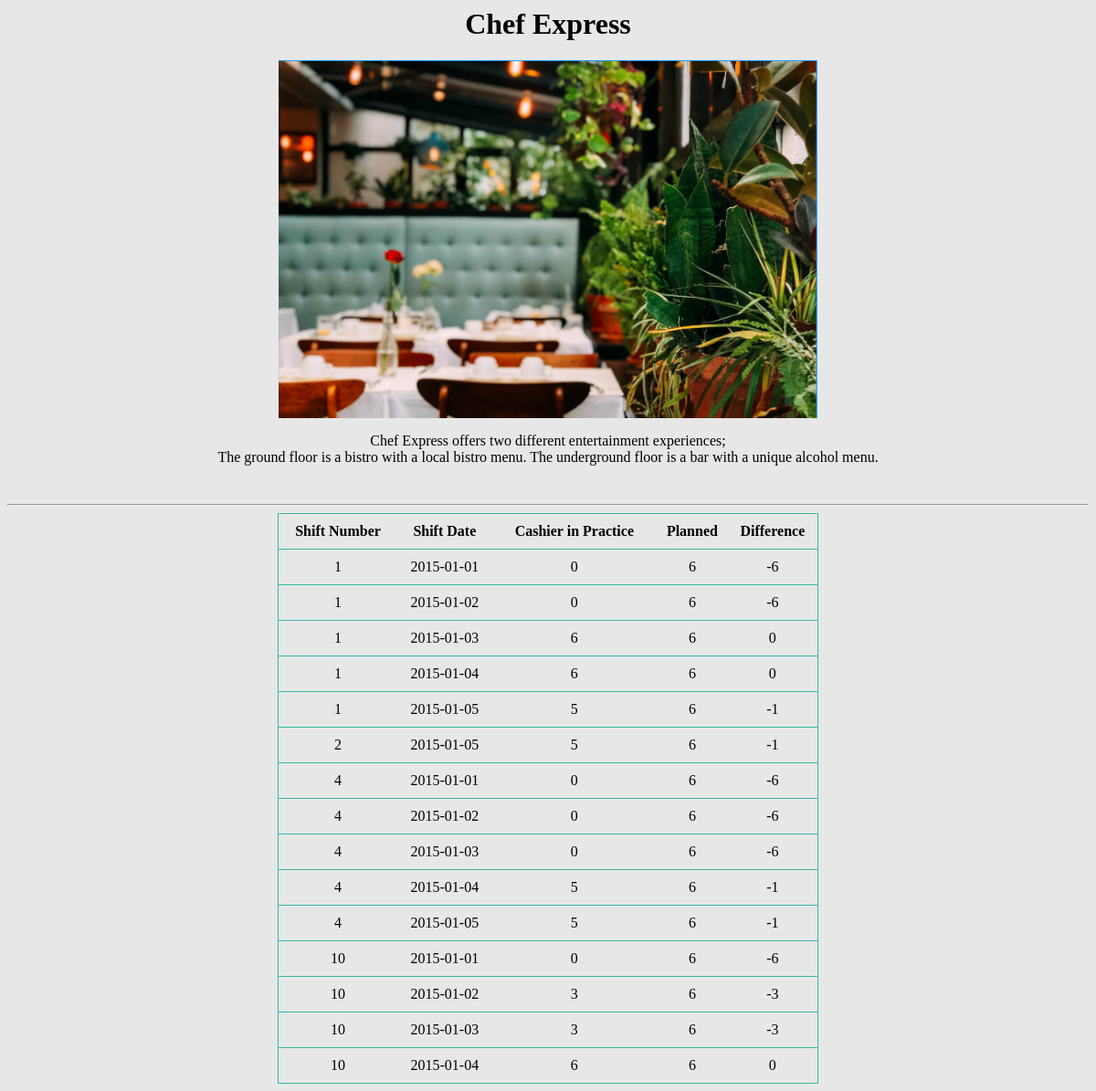
The app's page /page_frame_default.php with its own data.
### tables this page shows
CREATE TABLE ShiftInDate (
	ShiftNum INT,
	ShiftDate DATE,
	StartingTime TIME,
	EndingTime TIME,
	ChefNum INT NOT NULL,
	ManagerNum INT NOT NULL,
	PRIMARY KEY (ShiftNum, ShiftDate),
	FOREIGN KEY (ShiftNum)
		REFERENCES Shift (ShiftNum)
			ON DELETE CASCADE,
	FOREIGN KEY (ChefNum) REFERENCES Chef (EmployeeNum),
	FOREIGN KEY (ManagerNum) REFERENCES Manager (EmployeeNum)
);

CREATE TABLE Shift (
	ShiftNum INT PRIMARY KEY,
	ShiftDesc VARCHAR(100),
	NumOfCashiers INT NOT NULL,
	NumOfCooks INT NOT NULL
);

### page_frame_default.php (the view, shortened to what this page needs)
<html>
<head>
<link rel="stylesheet" href="styles.css">
</head>
<body class="center">
    <center>
        <h1>
            Chef Express
        </h1>
        <img src="Capture.PNG" height="50%">
        <p>
            Chef Express offers two different entertainment experiences; <br>
            The ground floor is a bistro with a local bistro menu.
            The underground floor is a bar with a unique alcohol menu.
        </p>
        <br>
        <hr>
            <table class="ui basic table">
                <tr>
                    <th>Shift Number</th>
                    <th>Shift Date</th>
                    <th>Cashier in Practice </th>
                    <th>Planned</th>
                    <th>Difference</th>
                </tr>
            <?php
            $conn=mysqli_connect('localhost', 'root', '','chefexpress');
            $sql="SELECT sd.ShiftNum, sd.ShiftDate, COUNT(cs.ShiftNum) as CashiersInShifts, s.NumOfCashiers, (COUNT(cs.ShiftNum) -  s.NumOfCashiers) AS The_Difference
                    FROM ShiftInDate sd LEFT OUTER JOIN CashiersInShifts cs  ON sd.ShiftNum = cs.ShiftNum and
                     sd.ShiftDate = cs.ShiftDate INNER JOIN Shift s ON sd.ShiftNum = s.ShiftNum
                    WHERE (sd.ShiftDate BETWEEN '2015-01-01' AND '2015-01-05')
                    GROUP BY sd.ShiftNum, sd.ShiftDate, s.NumOfCashiers ";
            $rs=mysqli_query($conn,$sql);
            while($row = mysqli_fetch_array($rs))
            {
                echo "<tr><td>";
                echo $row['ShiftNum'] . "</td> <td>" . $row['ShiftDate'] . "</td> <td>". $row['CashiersInShifts']. "</td> <td>". $row['NumOfCashiers']. "</td> <td>". $row['The_Difference'];
                echo "</td></tr>";
            }
            ?>
        </table>
    </center>
</body>
</html>

### styles.css (style rules this page uses)
body.center { font-family: cursive; background-color:rgb(231, 231, 231); }
table { background-color: rgb(231, 231, 231); margin-left:auto; margin-right:auto; color: black; text-align: center; word-spacing: normal; border: 1px solid rgb(53, 184, 162); border-collapse: collapse; width: 50%; }
th, td { border-bottom: 1px solid rgb(53, 184, 162); color: black; text-align: center; word-spacing: normal; padding: 10px 0; }

### records on screen
shiftindate: ShiftNum "1", ShiftDate "2015-01-01", CashiersInShifts "0", ShiftNum.NumOfCashiers "6", The_Difference "-6"
shiftindate: ShiftNum "1", ShiftDate "2015-01-02", CashiersInShifts "0", ShiftNum.NumOfCashiers "6", The_Difference "-6"
shiftindate: ShiftNum "1", ShiftDate "2015-01-03", CashiersInShifts "6", ShiftNum.NumOfCashiers "6", The_Difference "0"
shiftindate: ShiftNum "1", ShiftDate "2015-01-04", CashiersInShifts "6", ShiftNum.NumOfCashiers "6", The_Difference "0"
shiftindate: ShiftNum "1", ShiftDate "2015-01-05", CashiersInShifts "5", ShiftNum.NumOfCashiers "6", The_Difference "-1"
shiftindate: ShiftNum "2", ShiftDate "2015-01-05", CashiersInShifts "5", ShiftNum.NumOfCashiers "6", The_Difference "-1"
shiftindate: ShiftNum "4", ShiftDate "2015-01-01", CashiersInShifts "0", ShiftNum.NumOfCashiers "6", The_Difference "-6"
shiftindate: ShiftNum "4", ShiftDate "2015-01-02", CashiersInShifts "0", ShiftNum.NumOfCashiers "6", The_Difference "-6"
shiftindate: ShiftNum "4", ShiftDate "2015-01-03", CashiersInShifts "0", ShiftNum.NumOfCashiers "6", The_Difference "-6"
shiftindate: ShiftNum "4", ShiftDate "2015-01-04", CashiersInShifts "5", ShiftNum.NumOfCashiers "6", The_Difference "-1"
shiftindate: ShiftNum "4", ShiftDate "2015-01-05", CashiersInShifts "5", ShiftNum.NumOfCashiers "6", The_Difference "-1"
shiftindate: ShiftNum "10", ShiftDate "2015-01-01", CashiersInShifts "0", ShiftNum.NumOfCashiers "6", The_Difference "-6"
shiftindate: ShiftNum "10", ShiftDate "2015-01-02", CashiersInShifts "3", ShiftNum.NumOfCashiers "6", The_Difference "-3"
shiftindate: ShiftNum "10", ShiftDate "2015-01-03", CashiersInShifts "3", ShiftNum.NumOfCashiers "6", The_Difference "-3"
shiftindate: ShiftNum "10", ShiftDate "2015-01-04", CashiersInShifts "6", ShiftNum.NumOfCashiers "6", The_Difference "0"
